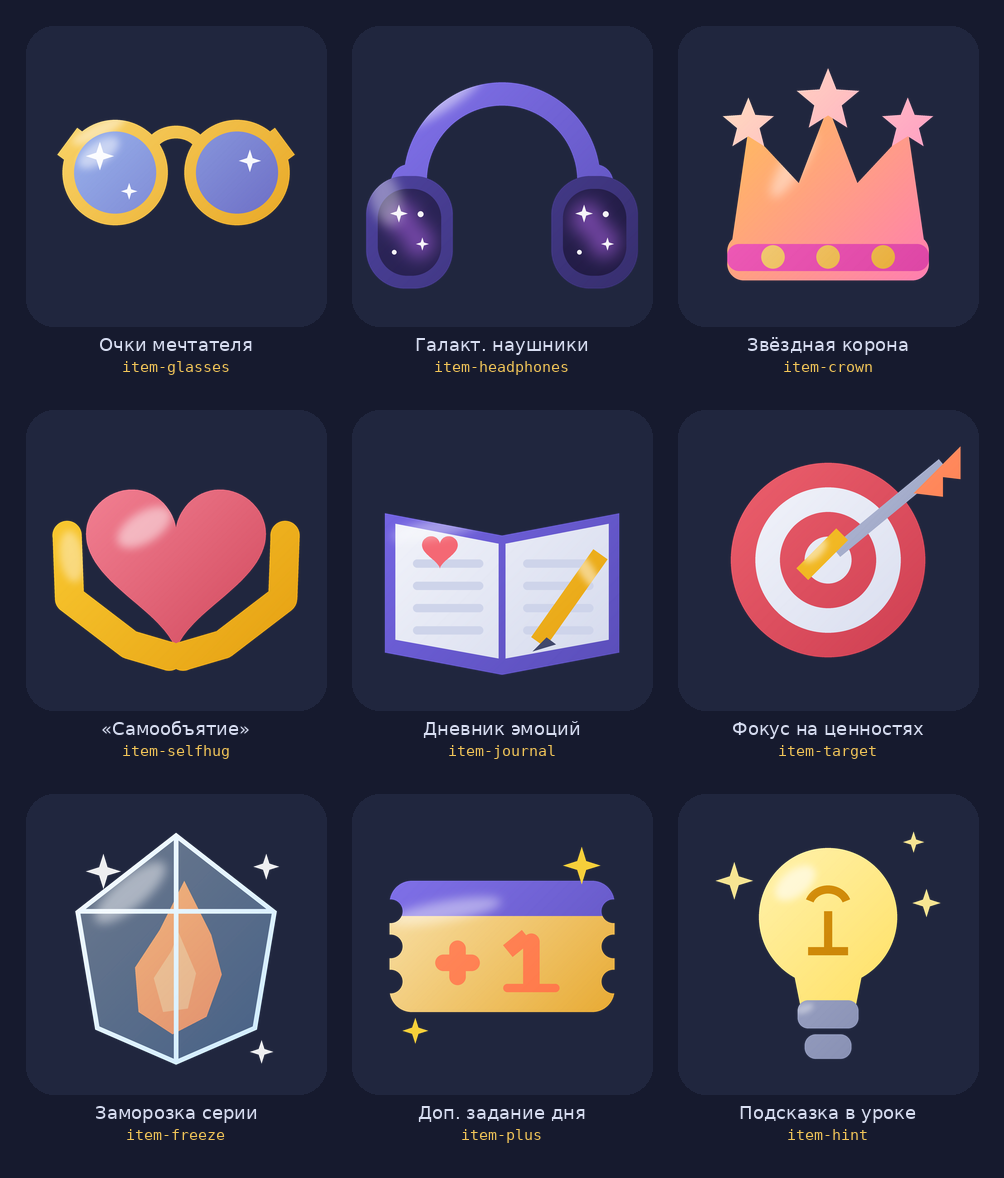

Here is the Python script that generated this plot:
"""Предметы магазина: item-*.png.

Третий набор ассетов, не путать с двумя другими:
  icon-*   — плоские однотонные силуэты для UI, красятся кодом;
  mascot-* — иллюстрации персонажа;
  item-*   — предмет магазина как отдельная вещь, без маскота (этот файл).

Полноцветные PNG: код их не перекрашивает. Объём делается одинаково у всех
девяти — диагональный градиент под свет сверху-слева плюс блик, поэтому
предметы выглядят одним набором, а не сборной солянкой.

    python3 items.py                        # -> items.png, контактный лист
    python3 items.py --export assets/items  # -> PNG по 1024 px
"""

from __future__ import annotations

import argparse
import math
import os

from PIL import Image, ImageDraw, ImageFilter

# --- сетка -------------------------------------------------------------------

SS = 4
BOX = 512.0                  # логический холст
N = int(BOX * SS)
C = BOX / 2
PAD = 52.0                   # ~10% поля: плитка магазина обрежет край рамкой
LIGHT = 45                   # угол света — сверху-слева, одинаковый у всех


def s(v: float) -> float:
    return v * SS


def sbox(box):
    return [s(v) for v in box]


# --- палитра -----------------------------------------------------------------

GOLD = (255, 214, 58)
GOLD_DK = (226, 152, 12)
PINK = (255, 110, 199)
PINK_DK = (214, 62, 158)
BLUE = (128, 186, 255)
BLUE_DK = (74, 132, 226)
VIOLET = (138, 122, 246)
VIOLET_DK = (86, 74, 178)
VIOLET_DEEP = (52, 44, 104)
NEBULA = (168, 96, 224)
PAPER = (253, 253, 255)
PAPER_DK = (206, 212, 234)
RED = (244, 104, 116)
RED_DK = (198, 54, 74)
ICE = (198, 232, 255)
ICE_DK = (108, 168, 232)
FLAME = (255, 178, 96)
FLAME_DK = (255, 108, 58)
METAL = (188, 196, 224)
METAL_DK = (118, 126, 164)
INK = (66, 72, 108)
LEATHER = (124, 108, 240)


# --- инструменты -------------------------------------------------------------


def mask():
    m = Image.new("L", (N, N), 0)
    return m, ImageDraw.Draw(m)


def _grad(c0, c1, angle):
    """Линейный градиент: c0 со стороны источника света, c1 в тени."""
    d = 512
    strip = Image.new("RGB", (1, d))
    for i in range(d):
        t = i / (d - 1)
        strip.putpixel((0, i), tuple(
            int(round(c0[k] + (c1[k] - c0[k]) * t)) for k in range(3)))
    g = strip.resize((d, d), Image.BILINEAR).rotate(
        angle, resample=Image.BICUBIC)
    off = int(d * 0.147)                      # вписанный квадрат без пустых углов
    return g.crop((off, off, d - off, d - off)).resize((N, N), Image.BICUBIC)


def shade(img, m, c0, c1, angle=LIGHT):
    """Кладёт градиент по маске m."""
    img.paste(_grad(c0, c1, angle).convert("RGBA"), (0, 0), m)


def _tinted(m, color, alpha):
    """RGBA-слой заданного цвета с прозрачностью по маске.

    Именно alpha_composite, а не paste: paste с полупрозрачным источником
    заменяет пиксели вместе с их альфой и пробивает дырки в предмете."""
    lay = Image.new("RGBA", (N, N), tuple(color) + (0,))
    lay.putalpha(m if alpha >= 255 else Image.eval(m, lambda v: v * alpha // 255))
    return lay


def flat(img, m, color, alpha=255):
    img.alpha_composite(_tinted(m, color, alpha))


def gloss(img, obj, spots, alpha=96, blur=10.0):
    """Мягкий блик сверху-слева, обрезанный по силуэту предмета.

    Блик рисуется в L-маске и только потом красится: размывать RGBA нельзя,
    у прозрачных пикселей чёрный RGB и он подмешивается в цвет."""
    g, d = mask()
    for cx, cy, rx, ry, rot in spots:
        e = Image.new("L", (int(s(rx * 2)) + 8, int(s(ry * 2)) + 8), 0)
        ImageDraw.Draw(e).ellipse([4, 4, s(rx * 2) + 4, s(ry * 2) + 4], fill=255)
        e = e.rotate(rot, resample=Image.BICUBIC, expand=True)
        g.paste(e, (int(s(cx) - e.width / 2), int(s(cy) - e.height / 2)), e)
    if blur:
        g = g.filter(ImageFilter.GaussianBlur(s(blur)))
    g = Image.composite(g, Image.new("L", (N, N), 0), obj)
    img.alpha_composite(_tinted(g, (255, 255, 255), alpha))


def spark(d, cx, cy, r, v=255):
    k = r * 0.24
    d.polygon([s(cx), s(cy - r), s(cx + k), s(cy - k), s(cx + r), s(cy),
               s(cx + k), s(cy + k), s(cx), s(cy + r), s(cx - k), s(cy + k),
               s(cx - r), s(cy), s(cx - k), s(cy - k)], fill=v)


def new_img():
    return Image.new("RGBA", (N, N), (0, 0, 0, 0))


def finish(img, size):
    return img.resize((size, size), Image.LANCZOS)


# --- аксессуары --------------------------------------------------------------


def item_glasses():
    """Очки мечтателя: круглые ретро-очки, в стекле звёздный блик."""
    img = new_img()
    # стёкла разведены: при r_out 96 и шаге 156 они пересекались и очки
    # читались как два слипшихся кружка
    lens_c = ((152, C - 6), (360, C - 6))
    r_out, r_in = 90.0, 70.0

    frame, fd = mask()
    for cx, cy in lens_c:
        fd.ellipse(sbox([cx - r_out, cy - r_out, cx + r_out, cy + r_out]),
                   fill=255)
    fd.arc(sbox([lens_c[0][0] + 46, C - 86, lens_c[1][0] - 46, C + 14]),
           186, 354, fill=255, width=int(s(22)))
    fd.line(sbox([62, C - 30, 96, C - 76]), fill=255, width=int(s(22)))
    fd.line(sbox([450, C - 30, 416, C - 76]), fill=255, width=int(s(22)))
    for cx, cy in lens_c:                      # вырезаем стёкла
        fd.ellipse(sbox([cx - r_in, cy - r_in, cx + r_in, cy + r_in]), fill=0)

    glass, gd = mask()
    for cx, cy in lens_c:
        gd.ellipse(sbox([cx - r_in - 4, cy - r_in - 4,
                         cx + r_in + 4, cy + r_in + 4]), fill=255)
    shade(img, glass, (176, 214, 255), VIOLET_DK)
    # оправа золотая: фиолетовая на фиолетовом стекле не читалась
    shade(img, frame, (255, 226, 128), GOLD_DK)

    st, sd = mask()                            # звёздочки в стекле
    spark(sd, 126, C - 34, 24)
    spark(sd, 176, C + 26, 14)
    spark(sd, 382, C - 26, 19)
    flat(img, st, (255, 255, 255), 240)
    gloss(img, glass, [(124, C - 40, 40, 18, 34)], alpha=130, blur=6)
    gloss(img, frame, [(124, C - 78, 50, 13, 26)], alpha=120, blur=6)
    return img


def item_headphones():
    """Галактические наушники: на чашках — туманность."""
    img = new_img()
    band, bd = mask()
    bd.arc(sbox([C - 168, 96, C + 168, 432]), 180, 360, fill=255,
           width=int(s(40)))
    bd.ellipse(sbox([C - 190, 236, C - 128, 300]), fill=255)
    bd.ellipse(sbox([C + 128, 236, C + 190, 300]), fill=255)
    shade(img, band, VIOLET, VIOLET_DK)

    cups, cd = mask()
    for cx in (C - 158, C + 158):
        cd.rounded_rectangle(sbox([cx - 74, 256, cx + 74, 448]), radius=s(66),
                             fill=255)
    shade(img, cups, VIOLET_DK, VIOLET_DEEP)

    inner, idr = mask()
    for cx in (C - 158, C + 158):
        idr.rounded_rectangle(sbox([cx - 54, 278, cx + 54, 426]),
                              radius=s(50), fill=255)
    shade(img, inner, VIOLET_DEEP, (30, 24, 62))

    for cx in (C - 158, C + 158):              # туманность и звёзды
        neb, nd = mask()
        nd.ellipse(sbox([cx - 40, 300, cx + 14, 358]), fill=255)
        nd.ellipse(sbox([cx - 10, 340, cx + 42, 396]), fill=255)
        neb = neb.filter(ImageFilter.GaussianBlur(s(14)))
        neb = Image.composite(neb, Image.new("L", (N, N), 0), inner)
        flat(img, neb, NEBULA, 150)
        st, sd = mask()
        spark(sd, cx - 18, 320, 15)
        spark(sd, cx + 22, 372, 11)
        sd.ellipse(sbox([cx + 14, 316, cx + 24, 326]), fill=255)
        sd.ellipse(sbox([cx - 30, 382, cx - 22, 390]), fill=255)
        flat(img, st, (255, 255, 255), 240)

    gloss(img, band, [(C - 104, 128, 78, 18, 32)], alpha=120, blur=8)
    gloss(img, cups, [(C - 200, 292, 26, 50, 16)], alpha=95, blur=9)
    return img


def item_crown():
    """Звёздная корона: зубцы-звёзды, золото → розовый."""
    img = new_img()
    body, bd = mask()
    bd.polygon([*sbox([88, 396]), *sbox([120, 176]), *sbox([206, 268]),
                *sbox([C, 138]), *sbox([306, 268]), *sbox([392, 176]),
                *sbox([424, 396])], fill=255)
    bd.rounded_rectangle(sbox([84, 356, 428, 434]), radius=s(28), fill=255)
    shade(img, body, GOLD, PINK)

    tips, td = mask()                          # пятиконечные звёзды на зубцах
    for cx, cy, r in ((120, 168, 46), (C, 128, 56), (392, 168, 46)):
        pts = []
        for i in range(10):
            a = math.radians(90 + i * 36)
            rr = r if i % 2 == 0 else r * 0.44
            pts += [s(cx + rr * math.cos(a)), s(cy - rr * math.sin(a))]
        td.polygon(pts, fill=255)
    shade(img, tips, (255, 246, 190), PINK)

    band, nd = mask()
    nd.rounded_rectangle(sbox([84, 372, 428, 418]), radius=s(20), fill=255)
    shade(img, band, PINK, PINK_DK)
    gem, gd = mask()
    for cx in (162, C, 350):
        gd.ellipse(sbox([cx - 20, 374, cx + 20, 414]), fill=255)
    shade(img, gem, (255, 250, 220), GOLD_DK)

    gloss(img, body, [(196, 236, 66, 18, 58)], alpha=110, blur=8)
    return img


# --- секретные техники -------------------------------------------------------


def item_selfhug():
    """«Самообъятие»: сердце, которое обнимают."""
    img = new_img()
    heart, hd = mask()
    pts = []
    for i in range(140):
        t = i * 2 * math.pi / 140
        x = 16 * math.sin(t) ** 3
        y = (13 * math.cos(t) - 5 * math.cos(2 * t)
             - 2 * math.cos(3 * t) - math.cos(4 * t))
        pts += [s(C + x * 9.6), s(250 - y * 9.6)]
    hd.polygon(pts, fill=255)
    shade(img, heart, (255, 150, 168), RED_DK)

    arms, ad = mask()
    ad.line(sbox([70, 214, 74, 322, 176, 400, C - 12, 420]), fill=255,
            width=int(s(50)), joint="curve")
    ad.line(sbox([442, 214, 438, 322, 336, 400, C + 12, 420]), fill=255,
            width=int(s(50)), joint="curve")
    for x, y in ((70, 214), (442, 214)):
        ad.ellipse(sbox([x - 25, y - 25, x + 25, y + 25]), fill=255)
    for x in (C - 12, C + 12):
        ad.ellipse(sbox([x - 25, 395, x + 25, 445]), fill=255)
    shade(img, arms, GOLD, GOLD_DK)

    gloss(img, heart, [(202, 200, 52, 26, 32)], alpha=125, blur=7)
    gloss(img, arms, [(78, 250, 20, 44, 8)], alpha=100, blur=6)
    return img


def item_journal():
    """Дневник эмоций: раскрытый блокнот, ручка и сердечко-пометка."""
    img = new_img()
    cover, cd = mask()
    cd.polygon([*sbox([56, 176]), *sbox([C, 214]), *sbox([456, 176]),
                *sbox([456, 414]), *sbox([C, 452]), *sbox([56, 414])],
               fill=255)
    shade(img, cover, LEATHER, VIOLET_DK)

    pages, pd = mask()
    pd.polygon([*sbox([74, 194]), *sbox([C - 6, 228]), *sbox([C - 6, 424]),
                *sbox([74, 392])], fill=255)
    pd.polygon([*sbox([438, 194]), *sbox([C + 6, 228]), *sbox([C + 6, 424]),
                *sbox([438, 392])], fill=255)
    shade(img, pages, PAPER, PAPER_DK)

    lines, ld = mask()
    for i in range(4):
        y = 262 + i * 38
        ld.rounded_rectangle(sbox([104, y - 7, 224, y + 7]), radius=s(7),
                             fill=255)
        ld.rounded_rectangle(sbox([292, y - 7, 412, y + 7]), radius=s(7),
                             fill=255)
    flat(img, lines, PAPER_DK)

    mark, md = mask()                          # сердечко-пометка
    pts = []
    for i in range(90):
        t = i * 2 * math.pi / 90
        x = 16 * math.sin(t) ** 3
        y = (13 * math.cos(t) - 5 * math.cos(2 * t)
             - 2 * math.cos(3 * t) - math.cos(4 * t))
        pts += [s(150 + x * 1.9), s(238 - y * 1.9)]
    md.polygon(pts, fill=255)
    flat(img, mark, RED)

    pen, nd = mask()
    nd.line(sbox([318, 396, 424, 246]), fill=255, width=int(s(30)))
    shade(img, pen, GOLD, GOLD_DK)
    tip, td = mask()
    td.polygon([*sbox([308, 412]), *sbox([332, 388]), *sbox([348, 400])],
               fill=255)
    flat(img, tip, INK)

    gloss(img, cover, [(150, 200, 84, 16, 12)], alpha=100, blur=8)
    gloss(img, pen, [(400, 274, 12, 40, 34)], alpha=120, blur=5)
    return img


def item_target():
    """Фокус на ценностях: мишень со стрелой в центре."""
    img = new_img()
    rings = ((166, RED, RED_DK), (124, PAPER, PAPER_DK),
             (82, RED, RED_DK), (40, PAPER, PAPER_DK))
    for r, c0, c1 in rings:
        m, d = mask()
        d.ellipse(sbox([C - r, C - r, C + r, C + r]), fill=255)
        shade(img, m, c0, c1)

    shaft, sd = mask()
    sd.line(sbox([C + 14, C - 14, 452, 92]), fill=255, width=int(s(22)))
    shade(img, shaft, (216, 224, 246), METAL_DK)
    fl, fd = mask()                            # оперение
    for off in (0, 30):
        fd.polygon([*sbox([402 + off, 142 - off]), *sbox([452 + off, 92 - off]),
                    *sbox([452 + off, 148 - off])], fill=255)
    shade(img, fl, (255, 170, 132), FLAME_DK)

    head, hd = mask()
    hd.polygon([*sbox([C - 34, C + 34]), *sbox([C + 34, C - 34]),
                *sbox([C + 14, C - 54]), *sbox([C - 54, C + 14])], fill=255)
    shade(img, head, GOLD, GOLD_DK)

    gloss(img, head, [(C - 22, C - 16, 26, 12, 45)], alpha=130, blur=5)
    return img


# --- бустеры -----------------------------------------------------------------


def item_freeze():
    """Заморозка серии: огонёк серии внутри ледяного кристалла.

    Уют и защита, а не холод: пламя внутри живое и тёплое, лёд —
    прозрачный светлый, без синевы «морозилки»."""
    img = new_img()
    flame, fd = mask()
    fd.polygon([*sbox([C + 14, 148]), *sbox([C + 60, 240]),
                *sbox([C + 78, 308]), *sbox([C + 52, 380]),
                *sbox([C - 6, 410]), *sbox([C - 64, 372]),
                *sbox([C - 70, 296]), *sbox([C - 28, 232])], fill=255)
    shade(img, flame, (255, 196, 96), FLAME_DK)
    core, kd = mask()
    kd.polygon([*sbox([C + 4, 236]), *sbox([C + 34, 306]), *sbox([C + 20, 366]),
                *sbox([C - 22, 372]), *sbox([C - 38, 314]),
                *sbox([C - 8, 268])], fill=255)
    flat(img, core, (255, 240, 176), 210)

    crystal, cd = mask()
    cd.polygon([*sbox([C, 66]), *sbox([428, 200]), *sbox([394, 402]),
                *sbox([C, 462]), *sbox([118, 402]), *sbox([84, 200])],
               fill=255)
    # лёд полупрозрачный — сквозь него должен читаться огонёк серии
    ice = new_img()
    shade(ice, crystal, (236, 250, 255), ICE_DK)
    ice.putalpha(Image.eval(ice.getchannel("A"), lambda a: a * 42 // 100))
    img.alpha_composite(ice)

    warm = new_img()                            # лёд обесцвечивает пламя —
    shade(warm, flame, (255, 190, 96), FLAME_DK)   # возвращаем ему тепло
    warm.putalpha(Image.eval(warm.getchannel("A"), lambda a: a * 40 // 100))
    img.alpha_composite(warm)

    edge, ed = mask()                           # рёбра кристалла
    ed.line(sbox([C, 66, 428, 200, 394, 402, C, 462, 118, 402, 84, 200, C, 66]),
            fill=255, width=int(s(16)), joint="curve")
    ed.line(sbox([C, 66, C, 462]), fill=255, width=int(s(8)))
    ed.line(sbox([84, 200, 428, 200]), fill=255, width=int(s(8)))
    edge = Image.composite(edge, Image.new("L", (N, N), 0), crystal)
    shade(img, edge, (255, 255, 255), ICE)

    st, sd = mask()
    spark(sd, 132, 132, 30)
    spark(sd, 410, 124, 22)
    spark(sd, 402, 440, 20)
    flat(img, st, (255, 255, 255), 235)
    gloss(img, crystal, [(178, 168, 76, 26, 40)], alpha=120, blur=8)
    return img


def item_plus():
    """Доп. задание дня: «+1» на билете."""
    img = new_img()
    ticket, td = mask()
    td.rounded_rectangle(sbox([64, 148, 448, 372]), radius=s(38), fill=255)
    for cy in (200, 260, 320):                  # вырезы по бокам
        td.ellipse(sbox([46, cy - 20, 86, cy + 20]), fill=0)
        td.ellipse(sbox([426, cy - 20, 466, cy + 20]), fill=0)
    shade(img, ticket, (255, 246, 214), GOLD_DK)

    band, bd = mask()
    bd.rounded_rectangle(sbox([64, 148, 448, 208]), radius=s(38), fill=255)
    bd.rectangle(sbox([64, 178, 448, 208]), fill=255)
    band = Image.composite(band, Image.new("L", (N, N), 0), ticket)
    shade(img, band, VIOLET, VIOLET_DK)

    glyph, gd = mask()
    gd.rounded_rectangle(sbox([166, 250, 194, 326]), radius=s(14), fill=255)
    gd.rounded_rectangle(sbox([142, 274, 218, 302]), radius=s(14), fill=255)
    gd.rounded_rectangle(sbox([292, 238, 320, 338]), radius=s(14), fill=255)
    gd.line(sbox([266, 268, 298, 242]), fill=255, width=int(s(26)))
    gd.rounded_rectangle(sbox([258, 324, 354, 338]), radius=s(7), fill=255)
    shade(img, glyph, (255, 150, 108), FLAME_DK)

    st, sd = mask()
    spark(sd, 392, 122, 32)
    spark(sd, 108, 404, 22)
    flat(img, st, GOLD, 245)
    gloss(img, ticket, [(160, 200, 96, 18, 10)], alpha=110, blur=8)
    return img


def item_hint():
    """Подсказка в уроке: лампочка с искоркой."""
    img = new_img()
    glass, gd = mask()
    gd.ellipse(sbox([C - 118, 92, C + 118, 328]), fill=255)
    gd.polygon([*sbox([C - 62, 288]), *sbox([C + 62, 288]),
                *sbox([C + 48, 358]), *sbox([C - 48, 358])], fill=255)
    shade(img, glass, (255, 250, 206), GOLD)

    fil, fdw = mask()
    fdw.arc(sbox([C - 40, 156, C + 40, 228]), 200, 340, fill=255,
            width=int(s(14)))
    fdw.line(sbox([C, 200, C, 268]), fill=255, width=int(s(14)))
    fdw.line(sbox([C - 34, 268, C + 34, 268]), fill=255, width=int(s(14)))
    shade(img, fil, GOLD_DK, (186, 122, 6))

    cap, cd = mask()
    cd.rounded_rectangle(sbox([C - 52, 352, C + 52, 400]), radius=s(18),
                         fill=255)
    cd.rounded_rectangle(sbox([C - 40, 410, C + 40, 452]), radius=s(19),
                         fill=255)
    shade(img, cap, METAL, METAL_DK)

    st, sd = mask()
    spark(sd, 96, 148, 32)
    spark(sd, 424, 186, 24)
    spark(sd, 402, 82, 18)
    flat(img, st, (255, 236, 150), 245)
    gloss(img, glass, [(C - 56, 152, 40, 22, 38)], alpha=150, blur=6)
    gloss(img, cap, [(C - 40, 366, 16, 8, 20)], alpha=90, blur=4)
    return img


# --- набор -------------------------------------------------------------------

ITEMS = {
    "item-glasses": (item_glasses, "Очки мечтателя", "Редкий"),
    "item-headphones": (item_headphones, "Галакт. наушники", "Редкий"),
    "item-crown": (item_crown, "Звёздная корона", "Эпический"),
    "item-selfhug": (item_selfhug, "«Самообъятие»", "Техника"),
    "item-journal": (item_journal, "Дневник эмоций", "Техника"),
    "item-target": (item_target, "Фокус на ценностях", "Техника"),
    "item-freeze": (item_freeze, "Заморозка серии", "Бустер"),
    "item-plus": (item_plus, "Доп. задание дня", "Бустер"),
    "item-hint": (item_hint, "Подсказка в уроке", "Бустер"),
}


def render_item(name: str, size: int = 1024) -> Image.Image:
    return finish(ITEMS[name][0](), size)


def export(folder: str, size: int = 1024) -> None:
    os.makedirs(folder, exist_ok=True)
    for name in ITEMS:
        render_item(name, size).save(os.path.join(folder, f"{name}.png"))
    print(f"{folder}: {len(ITEMS)} PNG по {size}px")


def contact_sheet(path: str = "items.png", cell: int = 300) -> None:
    from PIL import ImageFont
    font = ImageFont.truetype("/usr/share/fonts/truetype/dejavu/DejaVuSans.ttf", 18)
    mono = ImageFont.truetype(
        "/usr/share/fonts/truetype/dejavu/DejaVuSansMono.ttf", 15)
    names = list(ITEMS)
    cols, pad, label = 3, 26, 58
    rows = math.ceil(len(names) / cols)
    sheet = Image.new("RGB", (cols * (cell + pad) + pad,
                              rows * (cell + pad + label) + pad),
                      (22, 26, 46))
    d = ImageDraw.Draw(sheet)
    for i, name in enumerate(names):
        x = pad + (i % cols) * (cell + pad)
        y = pad + (i // cols) * (cell + pad + label)
        d.rounded_rectangle([x, y, x + cell, y + cell], radius=28,
                            fill=(32, 38, 62))
        art = render_item(name, cell)
        sheet.paste(art, (x, y), art)
        d.text((x + cell / 2, y + cell + 8), ITEMS[name][1], font=font,
               fill=(216, 222, 242), anchor="ma")
        d.text((x + cell / 2, y + cell + 32), name, font=mono,
               fill=(240, 196, 88), anchor="ma")
    sheet.save(path)
    print(f"{path} ({sheet.width}x{sheet.height})")


def main() -> None:
    ap = argparse.ArgumentParser(description="Предметы магазина")
    ap.add_argument("--export", metavar="DIR")
    ap.add_argument("--size", type=int, default=1024)
    ap.add_argument("--sheet", default="items.png")
    args = ap.parse_args()
    contact_sheet(args.sheet)
    if args.export:
        export(args.export, args.size)


if __name__ == "__main__":
    main()
